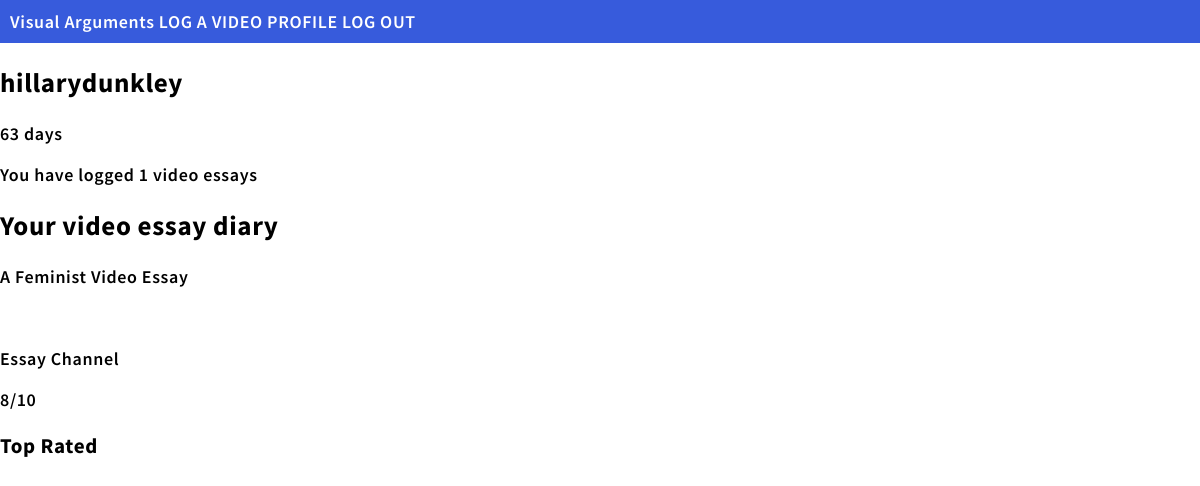
/profile/ (signed in), run on the app's committed database.
### movie_csv/models.py (models this page shows, shortened)
class Log(models.Model):
    id = models.BigAutoField(primary_key=True)
    public_id = models.UUIDField(default=uuid.uuid4, unique=True, editable=False, db_index=True,)
    date = models.DateField()
    essay = models.ForeignKey("VideoEssay", on_delete= models.CASCADE)
    owner = models.ForeignKey(settings.AUTH_USER_MODEL, related_name = "logs", on_delete= models.CASCADE)
    review_text = models.CharField(max_length=200)
    rating = models.IntegerField(
        validators=[MinValueValidator(0), MaxValueValidator(10)]
    )
    rewatch = models.BooleanField(default=False)

class VideoEssay(models.Model):
    id = models.BigAutoField(primary_key=True)
    public_id = models.UUIDField(default=uuid.uuid4, editable=False, unique=True, db_index=True,)
    youtube_url = models.CharField(max_length=255, null=True, blank=True)
    youtube_id = models.CharField(max_length=32 , unique = True, null=True, blank = True)
    title = models.CharField(max_length=255)
    thumbnail = models.URLField(null=True, blank = True)
    views = models.IntegerField(null=True, blank = True)
    channel_name = models.CharField(max_length=255, null=True, blank = True)
    channel_url = models.URLField(null=True, blank = True)
    created_at = models.DateTimeField(auto_now_add=True)
    owner = models.ForeignKey(
        settings.AUTH_USER_MODEL, related_name = "VideoEssays", on_delete = models.CASCADE
    )
    class Meta:
        ordering = ("-created_at",)
    def __str__(self):
        return self.title

### users/views.py (the view)
# urls.py: path("", include("users.urls")),  # login, logout, register, profile
@login_required
def profile(request):
    loggedin_user = request.user
    print(loggedin_user)
    user_logs = Log.objects.filter(owner=loggedin_user)
    video_essays = VideoEssay.objects.filter(owner = loggedin_user)
    last_10_records = video_essays.order_by('-pk')[:10]
    top_rated = video_essays.annotate(avg_rating=Avg("log__rating"), log_count = Count("log")).filter(log_count__gte=2).order_by("-log_count")
    print(last_10_records)
    print(top_rated)
    print(user_logs)
    time_since_creation = (datetime.now(timezone.utc) - loggedin_user.date_joined).days
    if request.method == 'POST':
        u_form = UserUpdateForm(request.POST, instance=request.user)
        if u_form.is_valid():
            u_form.save()
            messages.success(request, f'Your account has been updated!')
            return redirect('users/profile.html') # Redirect back to profile page
    else:
        u_form = UserUpdateForm(instance=request.user)
    print("most recent log: ")
    context = {
        'u_form': u_form,
        'user_logs': user_logs,
        'user': loggedin_user,
        'time_since_creation': time_since_creation,
        'last_10_records': last_10_records,
        'top_rated': top_rated,
    }
    return render(request, 'users/profile.html', context)

### users/templates/users/profile.html (shortened to what this page needs)
{% extends "movie_csv/master.html" %} {% load crispy_forms_tags %} {% block content %}
<div class="content-section">
  <div class="media">
    <div class="media-body">
      <h2 class="account-heading">{{ user.username }}</h2>
      {% if time_since_creation > 1%}
        <p>{{time_since_creation}} days</p>
      {% else %}
      <p>{{time_since_creation}} day</p>
      {% endif %}
      {% if user_logs.count > 0 %}
      <p>You have logged {{user_logs.count}} video essays</p>
      {% else %}
      <p>You have not logged anything yet.</p>
      {% endif %}
    </div>
  </div>
  <div>
    <h2>Your video essay diary</h2>
    {% if user_logs%}
    <ul>
        {% for x in user_logs %}
        <div>
            <p>{{x.essay.title}}</p>
            <p>{{x.essay.channel_name}}</p>
            <p>{{x.rating}}/10</p>
        </div>
      {% endfor %}
    <h3>Top Rated</h3>
    {% else %}
    <p>No logs yet!</p>
    {% endif %}
</div>
{% endblock content %}

### movie_csv/static/css/mystyles.css (style rules this page uses)
body { margin:0; font: 600 18px 'Source Sans Pro', sans-serif; letter-spacing: 0.64px; color: black; }
ul { list-style-type: none; padding: 0; margin: 0; }

### data on the page
Log: essay "A Feminist Video Essay", essay.channel_name "Essay Channel", rating "8"

### other printed values
{{ user.username }} "hillarydunkley"
{{ user_logs.count }} "1"
